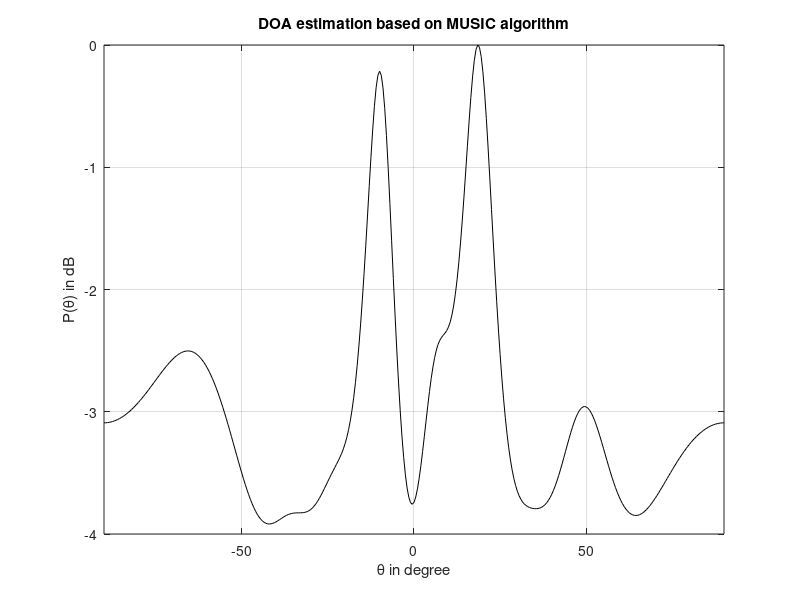
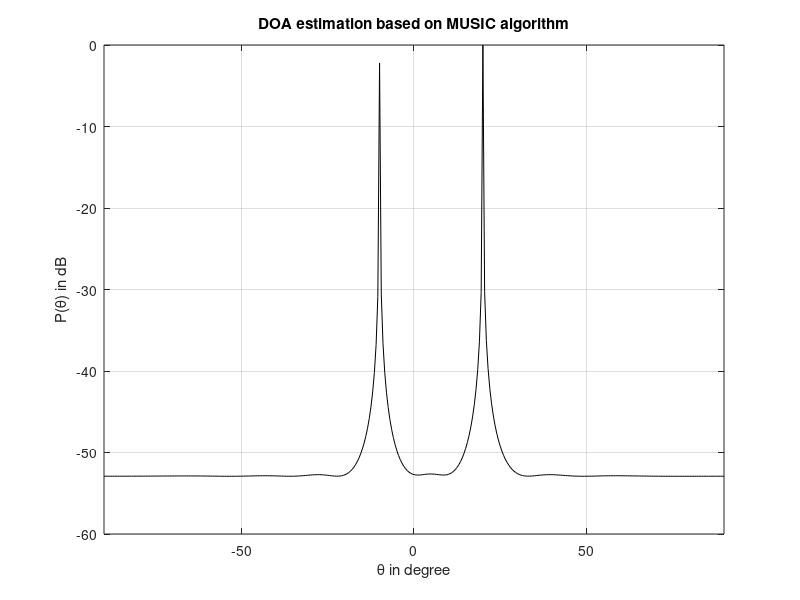

Write MATLAB code to recreate these figures, in order.
%MUSIC Algorithm for DOA
clc;
clear;

azimuth = [-10 20]/180*pi;
doa = azimuth;

N = 4500;
f = 2*10^9;
snr=5;
w = 2*pi*f*[1 1]'; %Angular frequency
M = 10;             %Number of array elements
P = length(w);      %Number of signal
lambda = 150/1000;  %Wavelength
d = lambda/2;       %Element spacing
D = zeros(P,M);     %Creating a zero matrix with P rows and M columns

for k=1:P
  D(k,:) = exp(-1i*2*pi*d*sin(doa(k))/lambda*(0:M-1));
end
D=D';
%Generating Signals and Noise
Xs = 2*exp(1i*(w*(1:N))); %Generating the signal
X = D*Xs;
X = awgn(X,snr); %Insert gaussian White Noise
R = X*X';
[N,V] = eig(R);     %Find Eigenvalues and Eigenvectors of R
NN = N(:,1:M-P);    %Estimate Noise subspace

%Theta search for peak finding
theta = -90:0.5:90; %peak search
Pmusic = zeros(length(theta),1); %P music function
for ii=1:length(theta)
    SS = zeros(1,length(M));
    for jj=0:M-1
        SS(1+jj) = exp(-1i*2*jj*pi*d*sin(theta(ii)/180*pi)/lambda);
    end
    PP = SS*(NN*NN')*SS';
    Pmusic(ii) = abs(1/PP);
end
%%Plotting the results of theta and Pmusic function
figure;
Pmusic = 10*log10(Pmusic/max(Pmusic));
plot(theta,Pmusic,'-k');
xlabel('\theta in degree');
ylabel('P(\theta) in dB');
title('DOA estimation based on MUSIC algorithm');
xlim([-90 90]);
grid on;


%Modification in MUSIC Algorithm for Coherent Sources
J = fliplr(eye(M)); %anti Matrix
R = R+J*conj(R)*J;  %Modified R matrix
[N,V] = eig(R);     %Find Eigenvalues and Eigenvectors of R
NN = N(:,1:M-P);    %Estimate Noise subspace

%Theta search for peak finding
theta = -90:0.5:90; %peak search
Pmusic = zeros(length(theta),1); %P music function
for ii=1:length(theta)
    SS = zeros(1,length(M));
    for jj=0:M-1
        SS(1+jj) = exp(-1i*2*jj*pi*d*sin(theta(ii)/180*pi)/lambda);
    end
    PP = SS*(NN*NN')*SS';
    Pmusic(ii) = abs(1/PP);
end
%%Plotting the results of theta and Pmusic function
figure;
Pmusic = 10*log10(Pmusic/max(Pmusic));
plot(theta,Pmusic,'-k');
xlabel('\theta in degree');
ylabel('P(\theta) in dB');
title('DOA estimation based on MUSIC algorithm');
xlim([-90 90]);
grid on;

